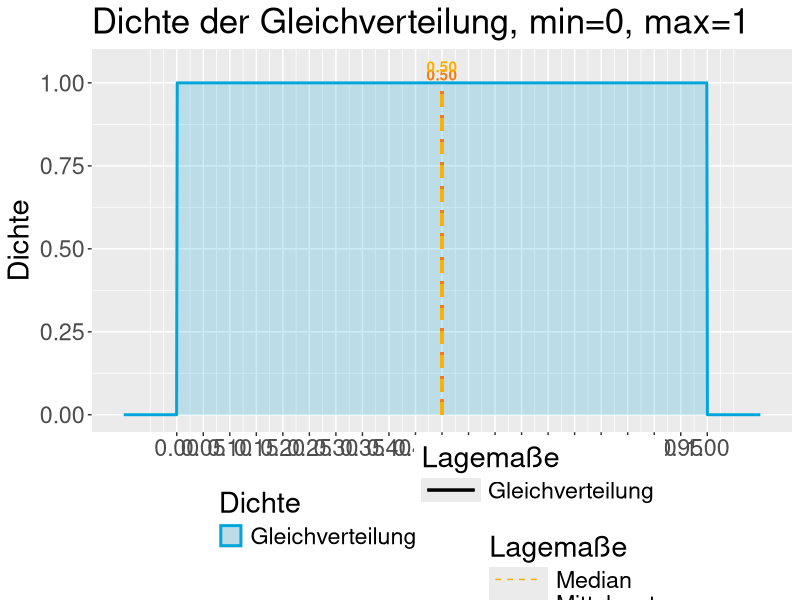

This figure's R source:
library(tidyverse)
library(cowplot)

n <- 10^3
x <- seq(-0.1,1.1,length.out=n)
colors<- c(rgb(0,165,220,maxColorValue = 255), rgb(250,177,5, maxColorValue = 255), rgb(240,125,23,maxColorValue = 255)) 
graphic_tbl <- bind_rows(tibble(Name="Gleichverteilung", Color=colors[1], Linetype=1, Size=1, Display="Gleichverteilung", Type="Dichte"), 
                         tibble(Name=c("Median","Mittelwert"), Color=colors[2:3], Linetype=c(2,3), Size=c(1,1), Display=c("Median","Mittelwert"), Type="Information"))

y <- dunif(x, min=0, max=1)
my_mean <- 0.5
my_median <- 0.5
df <- bind_cols(x=x,y=y,Type="Gleichverteilung")


main <- ggplot(df, aes(x=x,y=y,color=Type,linetype=Type, size=Type)) +
  geom_area(fill=colors[1], alpha=0.2) +
  ggtitle("Dichte der Gleichverteilung, min=0, max=1") +
  geom_segment(aes(x=my_mean,xend=my_mean,y=0,yend=1, color="Mittelwert", size="Mittelwert",linetype="Mittelwert")) +
  annotate(geom="text", x=my_mean, y=1.025, label=sprintf("%.2f",my_mean),color=graphic_tbl[graphic_tbl$Name=="Mittelwert","Color"], fontface=2) +
  geom_segment(aes(x=my_median,xend=my_median,y=0,yend=1, color="Median", size="Median",linetype="Median")) +
  annotate(geom="text", x=my_median, y=1.05, label=sprintf("%.2f",my_median),color=graphic_tbl[graphic_tbl$Name=="Median","Color"], fontface=2) +
  scale_color_manual(breaks=graphic_tbl$Name, values=graphic_tbl$Color, labels=graphic_tbl$Display, name="Information") +
  scale_size_manual(breaks=graphic_tbl$Name, values=graphic_tbl$Size, labels=graphic_tbl$Display, name="Information") +
  scale_linetype_manual(breaks=graphic_tbl$Name, values=graphic_tbl$Linetype, labels=graphic_tbl$Display, name="Information") +
  scale_x_continuous(breaks=seq(0,1,by=0.05)) +
  theme(legend.position = "none",text=element_text(size=21)) +
  xlab("x") +
  ylab("Dichte")

dichte_legend_gg <- df %>%
  ggplot(aes(x=x,y=y,color=Type,linetype=Type, size=Type)) +
  geom_area(fill=colors[1], alpha=0.2) +
  scale_color_manual(breaks=graphic_tbl$Name, values=graphic_tbl$Color, labels=graphic_tbl$Display, name="Dichte") +
  scale_size_manual(breaks=graphic_tbl$Name, values=graphic_tbl$Size, labels=graphic_tbl$Display, name="Dichte") +
  scale_linetype_manual(breaks=graphic_tbl$Name, values=graphic_tbl$Linetype, labels=graphic_tbl$Display, name="Dichte") +
  theme(legend.justification="right",legend.direction = "vertical", legend.box.just = "left",legend.box.margin = margin(-46, -20, 0, 0),text=element_text(size=21))
dichte_legend <- get_legend(dichte_legend_gg)

info_legend_gg <- df %>%
  ggplot(aes(x=x,y=y,color=Type,linetype=Type, size=Type)) +
  geom_segment(aes(x=my_median,xend=my_median,y=0,yend=1, color="Median", size="Median",linetype="Median")) +
  geom_segment(aes(x=my_mean,xend=my_mean,y=0,yend=1, color="Mittelwert", size="Mittelwert",linetype="Mittelwert")) +
  scale_color_manual(breaks=graphic_tbl$Name, values=graphic_tbl$Color, labels=graphic_tbl$Display, name="Lagemaße") +
  scale_size_manual(breaks=graphic_tbl$Name, values=graphic_tbl$Size, labels=graphic_tbl$Display, name="Lagemaße") +
  scale_linetype_manual(breaks=graphic_tbl$Name, values=graphic_tbl$Linetype, labels=graphic_tbl$Display, name="Lagemaße") +
  theme(legend.justification="left",legend.direction = "vertical", legend.box.just = "right",legend.box.margin = margin(-30, 0, 0, 20), legend.key.width=unit(1.5,"cm"),text=element_text(size=21))
info_legend <- get_legend(info_legend_gg)

full_plot <- plot_grid(main,
                       plot_grid(plotlist=list(dichte_legend,info_legend), nrow=1, axis="t"),
                       nrow=2,
                       rel_heights = c(10,2))
full_plot
